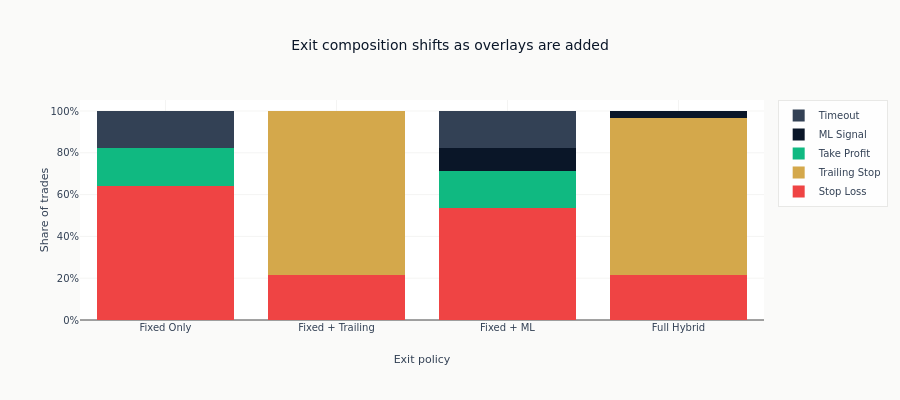

Notebook code for this chart:
### Code cell
exit_type_colors = {
    "stop_loss": COLORS["negative"],
    "trailing_stop": COLORS["amber"],
    "take_profit": COLORS["positive"],
    "ml_signal": COLORS["blue"],
    "timeout": COLORS["neutral"],
}
exit_labels = {
    "stop_loss": "Stop Loss",
    "trailing_stop": "Trailing Stop",
    "take_profit": "Take Profit",
    "ml_signal": "ML Signal",
    "timeout": "Timeout",
}
exit_order = ["stop_loss", "trailing_stop", "take_profit", "ml_signal", "timeout"]
fig = go.Figure()
for exit_type in exit_order:
    shares = []
    for results in hybrid_results.values():
        exit_types = [result["exit_type"] for result in results]
        shares.append(exit_types.count(exit_type) / len(exit_types))
    fig.add_trace(
        go.Bar(
            x=list(hybrid_results),
            y=shares,
            name=exit_labels[exit_type],
            marker_color=exit_type_colors[exit_type],
        ),
    )

fig.update_layout(
    title="Exit composition shifts as overlays are added",
    xaxis_title="Exit policy",
    yaxis_title="Share of trades",
    yaxis_tickformat=".0%",
    barmode="stack",
    height=400,
)
show_plotly_with_alt(
    fig,
    "Horizontal bars of mean decrease in impurity per feature with error bars across five chronological folds. The bars are of similar length and the error bars are wide relative to the differences between them.",
)

### Figure 1 — Plotly figure (JSON) as saved in the notebook; plotly's stock layout.template omitted (floating-point values rounded to 4 significant figures)
{"data": [{"marker": {"color": "#ef4444"}, "name": "Stop Loss", "type": "bar", "x": ["Fixed Only", "Fixed + Trailing", "Fixed + ML", "Full Hybrid"], "y": [0.6429, 0.2143, 0.5357, 0.2143]}, {"marker": {"color": "#D4A84B"}, "name": "Trailing Stop", "type": "bar", "x": ["Fixed Only", "Fixed + Trailing", "Fixed + ML", "Full Hybrid"], "y": [0.0, 0.7857, 0.0, 0.75]}, {"marker": {"color": "#10b981"}, "name": "Take Profit", "type": "bar", "x": ["Fixed Only", "Fixed + Trailing", "Fixed + ML", "Full Hybrid"], "y": [0.1786, 0.0, 0.1786, 0.0]}, {"marker": {"color": "#0a1628"}, "name": "ML Signal", "type": "bar", "x": ["Fixed Only", "Fixed + Trailing", "Fixed + ML", "Full Hybrid"], "y": [0.0, 0.0, 0.1071, 0.03571]}, {"marker": {"color": "#334155"}, "name": "Timeout", "type": "bar", "x": ["Fixed Only", "Fixed + Trailing", "Fixed + ML", "Full Hybrid"], "y": [0.1786, 0.0, 0.1786, 0.0]}], "layout": {"barmode": "stack", "height": 400, "title": {"text": "Exit composition shifts as overlays are added"}, "xaxis": {"title": {"text": "Exit policy"}}, "yaxis": {"tickformat": ".0%", "title": {"text": "Share of trades"}}}}
